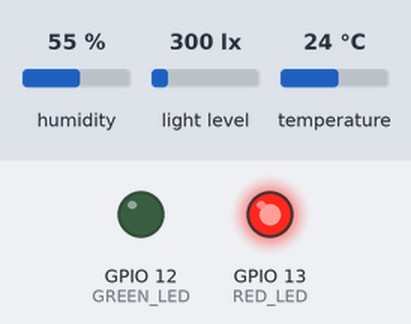
Simulated run of this sketch. Board: ESP32. Parts: output pins drawn as LEDs (lit = HIGH). Inputs (shaded band) come from the test bench; at power-on: humidity 55 %, light level 300 lx, temperature 24 °C. WiFi joins after 1.5 s; servers stay silent unless stated; uploads are accepted with an empty reply; what the sketch prints to the serial monitor is not drawn.

Above: at 1.7 s.
At 7.7 s:
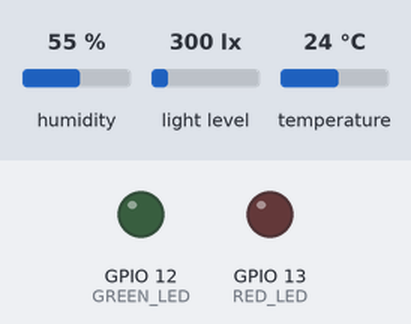
At 13.5 s:
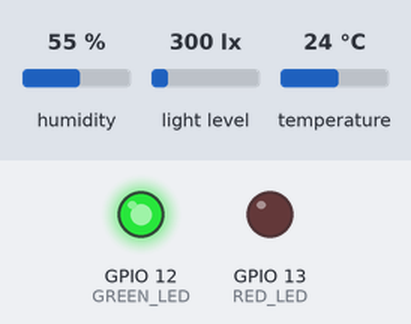
Timing chart, 0 to 16.1 s (numbered marks = the images above):
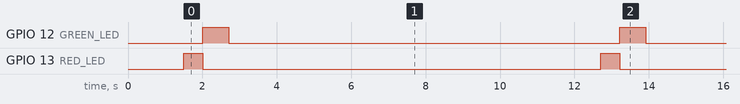

Measured:
- by itself, GPIO 12 (GREEN_LED): alternates HIGH for 0.70 s and LOW for 10.5 s
- by itself, GPIO 13 (RED_LED): alternates HIGH for 0.51 s and LOW for 10.7 s
- by itself, everything shown: repeats every 11.2 s, in 3 steps

The sketch:

https_client.ino
```cpp
#include <WiFi.h>
#include <WiFiClientSecure.h>
#include <HTTPClient.h>
#include <DHT.h>
#include <Wire.h>
#include <Adafruit_VEML7700.h>

// Wi-Fi nastavenia
const char* ssid = "ASUS";
const char* password = "mustang123";
const uint8_t bssid[] = { 0x70, 0x4D, 0x7B, 0x51, 0xBA, 0xA0 };

// HTTPS URL
const char* serverUrl = "https://192.168.2.51/";

// CA certifikát
const char* ca_cert = R"EOF(
-----BEGIN CERTIFICATE-----
MIICODCCAd2gAwIBAgIUFzcoG3u+7q3ygImSZZ2DbtATILwwCgYIKoZIzj0EAwIw
cTELMAkGA1UEBhMCU0sxEzARBgNVBAgMCk5pdHJpYW5za3kxDjAMBgNVBAcMBU5p
dHJhMSEwHwYDVQQKDBhJbnRlcm5ldCBXaWRnaXRzIFB0eSBMdGQxCzAJBgNVBAsM
AkRQMQ0wCwYDVQQDDARNeUNBMB4XDTI1MDMyOTA4MzQwNVoXDTI2MDMyOTA4MzQw
NVowcTELMAkGA1UEBhMCU0sxEzARBgNVBAgMCk5pdHJpYW5za3kxDjAMBgNVBAcM
BU5pdHJhMSEwHwYDVQQKDBhJbnRlcm5ldCBXaWRnaXRzIFB0eSBMdGQxCzAJBgNV
BAsMAkRQMQ0wCwYDVQQDDARNeUNBMFkwEwYHKoZIzj0CAQYIKoZIzj0DAQcDQgAE
ua/oRBVOBcLMeG7ROzC2DZOGf5rhXM5GWoDIGRI2Tri0vJBBETwcr4at+svAhRkZ
xclP/1n6e2lcHNcHUNE3aqNTMFEwHQYDVR0OBBYEFDpdl6MZB0n0O6iDqjgWnY4c
mkSbMB8GA1UdIwQYMBaAFDpdl6MZB0n0O6iDqjgWnY4cmkSbMA8GA1UdEwEB/wQF
MAMBAf8wCgYIKoZIzj0EAwIDSQAwRgIhAKvzv6b3T8RBYUt+V4HO6SOKTY81vszI
E05BBHqVrcENAiEAlsSNyxC9QeCvAuE7n0WQJNLF5MS6ViuLJv2BZjcinvM=
-----END CERTIFICATE-----
)EOF";

// Piny a senzory
#define DHTPIN 14
#define DHTTYPE DHT22
#define RED_LED 13
#define GREEN_LED 12
#define SDA_PIN 21
#define SCL_PIN 22

DHT dht(DHTPIN, DHTTYPE);
Adafruit_VEML7700 veml7700;
WiFiClientSecure client;

void setup() {
  Serial.begin(115200);
  pinMode(RED_LED, OUTPUT);
  pinMode(GREEN_LED, OUTPUT);
  Wire.begin(SDA_PIN, SCL_PIN);
  dht.begin();

  if (!veml7700.begin()) {
    Serial.println("VEML7700 sa nepodarilo inicializovať!");
    while (1)
      ;
  }

  Serial.println("Nastavujem statickú IP...");
  IPAddress staticIP(192, 168, 2, 149);
  IPAddress gateway(192, 168, 2, 1);
  IPAddress subnet(255, 255, 255, 0);
  IPAddress primaryDNS(192, 168, 2, 1);
  IPAddress secondaryDNS(0, 0, 0, 0);

  if (!WiFi.config(staticIP, gateway, subnet, primaryDNS, secondaryDNS)) {
    Serial.println("Statická IP konfigurácia zlyhala.");
  }

  Serial.println("Pripájam sa na WiFi...");
  WiFi.begin(ssid, password, 0, bssid);
  while (WiFi.status() != WL_CONNECTED) {
    Serial.print(".");
    delay(500);
  }

  Serial.println("\nWiFi pripojené!");
  Serial.print("IP adresa ESP32: ");
  Serial.println(WiFi.localIP());

  client.setCACert(ca_cert);
}

void loop() {
  if (WiFi.status() != WL_CONNECTED) {
    Serial.println("WiFi odpojené! Pokúšam sa znova pripojiť...");
    WiFi.begin(ssid, password, 0, bssid);
    unsigned long startAttempt = millis();
    while (WiFi.status() != WL_CONNECTED && millis() - startAttempt < 10000) {
      delay(500);
      Serial.print(".");
    }
    if (WiFi.status() != WL_CONNECTED) {
      Serial.println("\nNepodarilo sa pripojiť. Skúsim neskôr.");
      delay(5000);
      return;
    }
    Serial.println("\nWiFi znovu pripojené!");
  }

  digitalWrite(RED_LED, HIGH);
  delay(500);

  float h = dht.readHumidity();
  float t = dht.readTemperature();
  float lux = veml7700.readLux();

  digitalWrite(RED_LED, LOW);
  digitalWrite(GREEN_LED, HIGH);
  delay(500);

  if (isnan(h) || isnan(t) || isnan(lux)) {
    Serial.println("Chyba pri čítaní senzorov!");
    return;
  }

  String json = "{";
  json += "\"teplota\":" + String(t, 2) + ",";
  json += "\"vlhkost\":" + String(h, 2) + ",";
  json += "\"lux\":" + String(lux, 2);
  json += "}";

  Serial.println("Odosielam: " + json);

  bool uspesne = false;
  const int maxPokusov = 3;

  for (int i = 0; i < maxPokusov && !uspesne; i++) {
    HTTPClient https;
    https.begin(client, serverUrl);
    https.addHeader("Content-Type", "application/json");
    https.addHeader("X-API-KEY", "KZt7gA93!YpLd^RQwX5bM0z@nVh8eC2s");
    int httpCode = https.POST(json);

    if (httpCode == 200) {
      Serial.println("Úspešne uložené do DB");
      uspesne = true;
    } else {
      Serial.print("Chyba pri odosielaní dát (pokus ");
      Serial.print(i + 1);
      Serial.print("): ");
      Serial.println(httpCode);
      delay(3000);
    }

    String response = https.getString();
    Serial.println("Odpoveď servera:");
    Serial.println(response);
    https.end();
  }

  digitalWrite(GREEN_LED, LOW);
  delay(10000);
}
```
